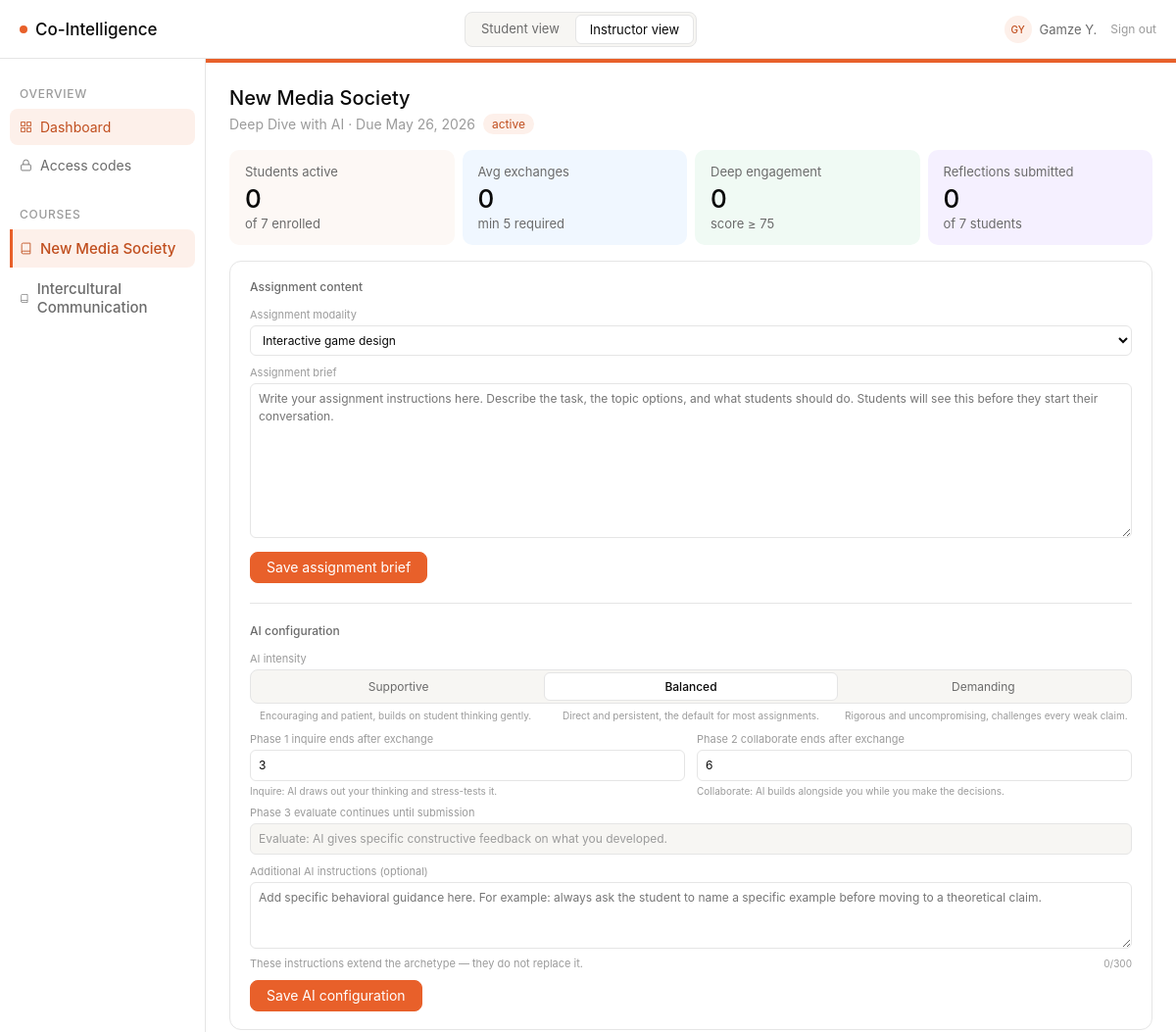
The page /instructor/dashboard (signed in, upper part) on the database as committed earlier.
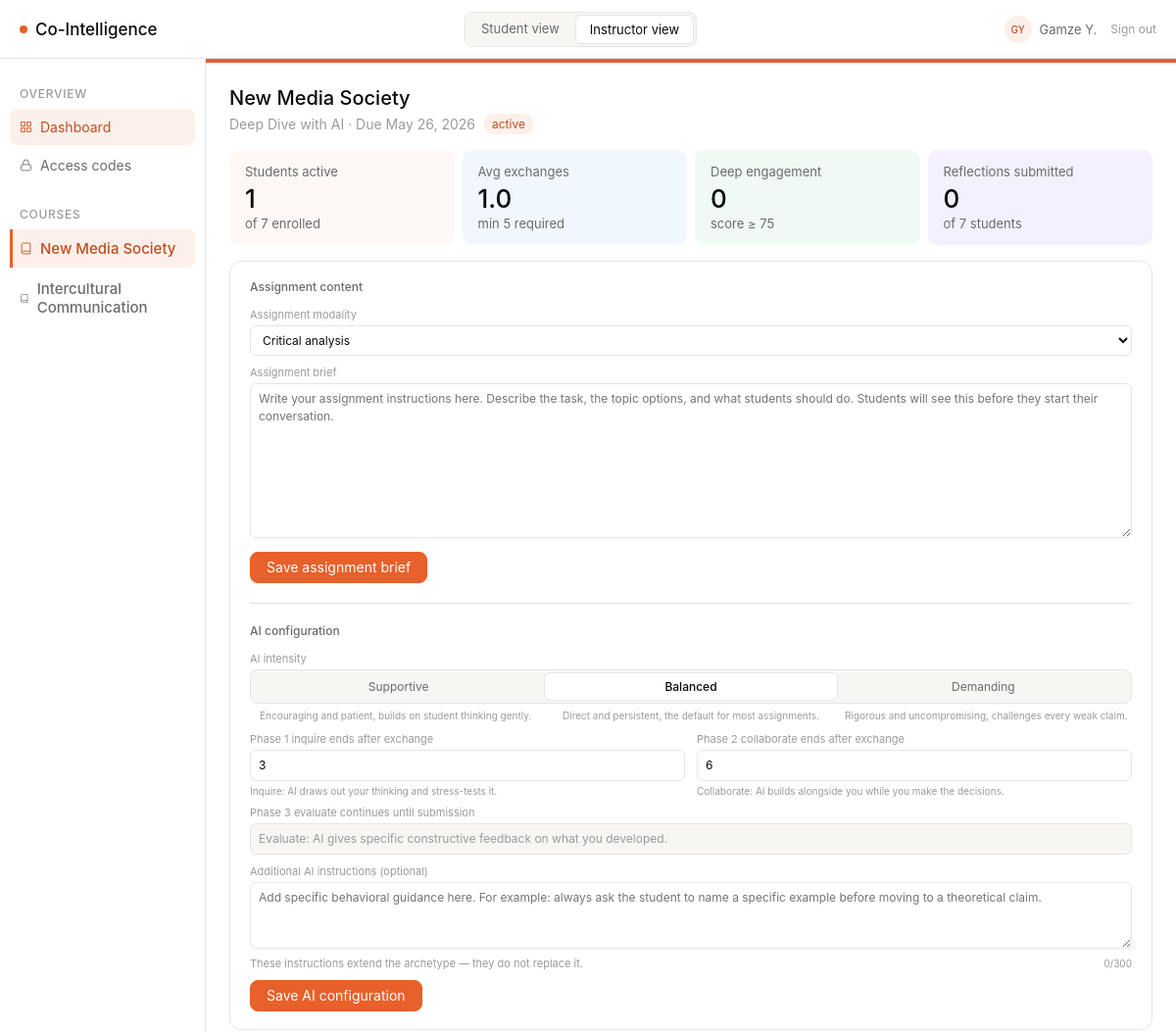
The same page on the database as committed later.
### models/models.py (models this page shows, shortened)
class Assignment(db.Model):
    __tablename__ = "assignments"
    id = db.Column(db.Integer, primary_key=True)
    course_id = db.Column(db.Integer, db.ForeignKey("courses.id"), nullable=False)
    title = db.Column(db.String(200), nullable=False)
    description = db.Column(db.Text, nullable=False)
    due_date = db.Column(db.DateTime, nullable=True)
    modality = db.Column(db.String(100), nullable=True)
    instructions = db.Column(db.Text, nullable=True)
    sections_config = db.Column(db.JSON, nullable=True)
    concepts_required = db.Column(db.Boolean, nullable=False, default=False)
    required_concepts = db.Column(db.JSON, nullable=False, default=list)
    intensity = db.Column(db.String(50), nullable=False, default="balanced")
    phase_1_end = db.Column(db.Integer, nullable=False, default=3)
    phase_2_end = db.Column(db.Integer, nullable=False, default=6)
    phase_3_end = db.Column(db.Integer, nullable=False, default=9)
    supplementary_instructions = db.Column(db.Text, nullable=False, default="")
    max_score = db.Column(db.Float, nullable=False, default=100)
    course = db.relationship("Course", back_populates="assignments")
    exchanges = db.relationship("PromptExchange", back_populates="assignment")
    reflections = db.relationship("Reflection", back_populates="assignment")
    outputs = db.relationship("Output", back_populates="assignment")
    assessment_scores = db.relationship("AssessmentScore", back_populates="assignment")
    session_summaries = db.relationship("SessionSummary", back_populates="assignment")

### routes/instructor_routes.py (the view)
@instructor_bp.route("/dashboard")
def dashboard():
    course, assignment = _get_base()
    students = Student.query.filter_by(course_id=course.id).all()
    rows = [_student_row(s, assignment) for s in students]
    active_count = sum(1 for r in rows if r["exchange_count"] > 0)
    exchange_counts = [r["exchange_count"] for r in rows if r["exchange_count"] > 0]
    avg_exchanges = round(sum(exchange_counts) / len(exchange_counts), 1) if exchange_counts else 0
    deep_count = sum(1 for r in rows if r["depth_label"] == "deep")
    reflection_count = Reflection.query.filter_by(assignment_id=assignment.id).count()
    reflection_config = _get_reflection_config(assignment.id)
    return render_template(
        "instructor/dashboard.html",
        course=course,
        assignment=assignment,
        rows=rows,
        active_count=active_count,
        avg_exchanges=avg_exchanges,
        deep_count=deep_count,
        reflection_count=reflection_count,
        reflection_config=reflection_config,
        default_questions=DEFAULT_REFLECTION_QUESTIONS,
    )

### routes/instructor_routes.py (called while the page is built)
@instructor_bp.before_request
def require_instructor_role():
    if not current_user.is_authenticated:
        return redirect(url_for("login"))
    if current_user.role not in ("instructor", "dev"):
        return redirect(url_for("student.prompting"))

def _depth_label(score):
    if score is None:
        return "pending"
    if score >= 75:
        return "deep"
    if score >= 45:
        return "moderate"
    return "surface"

def _get_base():
    course_id = session.get("course_id")
    if course_id:
        course = Course.query.get(course_id)
    else:
        course = Course.query.first()
        if course:
            session["course_id"] = course.id
    if not course:
        return None, None
    assignment = Assignment.query.filter_by(course_id=course.id).first()
    return course, assignment

### templates/instructor/dashboard.html (shortened to what the changed rows need)
{% extends "base.html" %}
{% block content %}
<div style="margin-bottom:16px;">
  <h1 class="page-title" style="font-size:20px;">{{ course.name }}</h1>
  <div class="page-sub" style="display:flex;align-items:center;gap:8px;">
    {{ assignment.title }}
    {% if assignment.due_date %}&middot; Due {{ assignment.due_date.strftime('%b %d, %Y') }}{% endif %}
    <span class="pill pill-orange">active</span>
  </div>
</div>
<div class="metric-grid">
  <div class="metric-card" style="background:#FDF8F5;">
    <div class="metric-label">Students active</div>
    <div class="metric-val">{{ active_count }}</div>
    <div class="metric-sub">of {{ rows | length }} enrolled</div>
  </div>
  <div class="metric-card" style="background:#F0F7FF;">
    <div class="metric-label">Avg exchanges</div>
    <div class="metric-val">{{ avg_exchanges }}</div>
    <div class="metric-sub">min {{ assignment.course.min_exchanges }} required</div>
  </div>
</div>
<div class="card" style="margin-bottom:12px;">
  <div class="cfg-field">
    <label class="cfg-label">Assignment modality</label>
    <select id="cfg-modality" class="cfg-input">
      {% set modalities = [
        ('critical analysis',       'Critical analysis'),
        ('podcast script',          'Podcast script'),
        ('interactive game design', 'Interactive game design'),
        ('presentation outline',    'Presentation outline'),
        ('video script',            'Video script'),
      ] %}
      {% for val, label in modalities %}
      <option value="{{ val }}"{% if assignment.modality == val %} selected{% endif %}>{{ label }}</option>
      {% endfor %}
    </select>
  </div>
  <div class="cfg-field">
    <div style="display:flex;gap:12px;margin-bottom:8px;">
      <div style="flex:1;">
        <label class="cfg-label">Phase 1 inquire ends after exchange</label>
        <input type="number" id="cfg-phase1" class="cfg-input" min="1" max="20"
               value="{{ assignment.phase_1_end or 3 }}" />
        <div style="font-size:10px;color:var(--text-tertiary);margin-top:3px;line-height:1.4;">Inquire: AI draws out your thinking and stress-tests it.</div>
      </div>
      <div style="flex:1;">
        <label class="cfg-label">Phase 2 collaborate ends after exchange</label>
        <input type="number" id="cfg-phase2" class="cfg-input" min="1" max="20"
               value="{{ assignment.phase_2_end or 6 }}" />
        <div style="font-size:10px;color:var(--text-tertiary);margin-top:3px;line-height:1.4;">Collaborate: AI builds alongside you while you make the decisions.</div>
      </div>
    </div>
  </div>
</div>
{% endblock %}

Rows that differ between the two databases and show on the page:
changed Assignment "Deep Dive with AI": modality "Interactive game design" → "Critical analysis"
Other text that changed with them:
{{ active_count }}: "0" → "1"
{{ avg_exchanges }}: "0" → "1.0"
